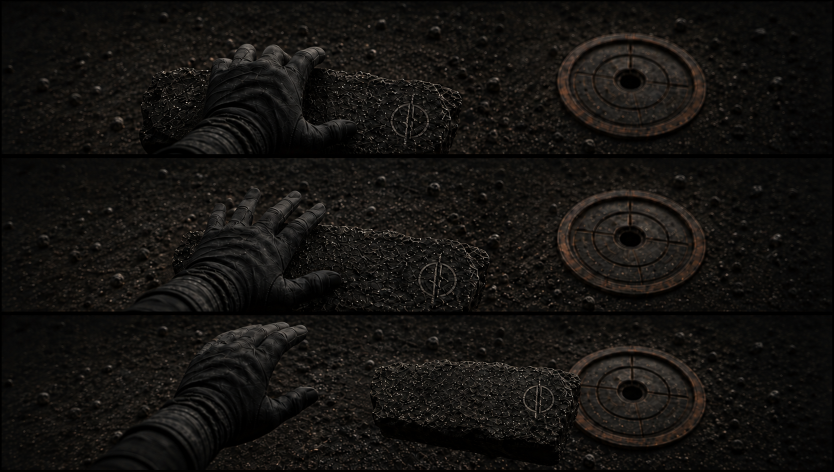
#> input picture prototypes/down-trigger-clip-preprod-v01/hand-release-test-v03.png, 1668 x 943 px (shown at 1/2 size)
$ python build_hand_release_registered_v03.py
#> lines starting #> are read from the running program, lines starting #| are printed output that depends on the picture; after the words box and inside, x2 and y2 are one past the last pixel; in counts of white or black regions, pixels touching at a corner belong together
from pathlib import Path

from PIL import Image, ImageChops, ImageDraw


ROOT = Path(__file__).parent
SOURCE = ROOT / "hand-release-test-v03.png"
OUTPUT = ROOT / "hand-release-registered-v03.gif"
FRAME_SIZE = (720, 405)
FPS = 8


def crop_rows(image: Image.Image):
    if image.size != (1668, 943):
        raise ValueError(f"Unexpected source size: {image.size}")
    return [
        image.crop((3, 3, 1665, 309)).convert("RGB"),
        image.crop((3, 316, 1665, 623)).convert("RGB"),
        image.crop((3, 630, 1665, 940)).convert("RGB"),
    ]


def polygon_mask(size, points):
    mask = Image.new("L", size, 0)
    ImageDraw.Draw(mask).polygon(points, fill=255)
    return mask


def union_mask(size, polygons):
    result = Image.new("L", size, 0)
    for points in polygons:
        result = ImageChops.lighter(result, polygon_mask(size, points))
    return result


def tiled_texture(source: Image.Image, box, size):
    tile = source.crop(box)
    fill = Image.new("RGB", size)
    for y in range(0, size[1], tile.height):
        for x in range(0, size[0], tile.width):
            fill.paste(tile, (x, y))
    return fill


def fixed_background(base: Image.Image, removal_mask: Image.Image):
    width, height = base.size
    ground = tiled_texture(base, (0, 0, 260, 145), base.size)
    slab = tiled_texture(base, (720, 145, 920, height), base.size)
    split = Image.new("L", base.size, 0)
    ImageDraw.Draw(split).rectangle((0, 0, width, 145), fill=255)
    ground_mask = ImageChops.multiply(removal_mask, split)
    slab_mask = ImageChops.subtract(removal_mask, split)
    background = base.copy()
    background.paste(ground, (0, 0), ground_mask)
    background.paste(slab, (0, 0), slab_mask)
    return background


def shifted_layer(image: Image.Image, mask: Image.Image, dx: int, dy: int):
    layer = Image.new("RGB", image.size)
    shifted_mask = Image.new("L", image.size)
    layer.paste(image, (dx, dy))
    shifted_mask.paste(mask, (dx, dy))
    return layer, shifted_mask


def letterbox(panel: Image.Image):
    scale = min(FRAME_SIZE[0] / panel.width, FRAME_SIZE[1] / panel.height)
    size = (round(panel.width * scale), round(panel.height * scale))
    resized = panel.resize(size, Image.Resampling.LANCZOS)
    canvas = Image.new("RGB", FRAME_SIZE, (7, 8, 10))
    canvas.paste(resized, ((FRAME_SIZE[0] - resized.width) // 2, (FRAME_SIZE[1] - resized.height) // 2))
    return canvas


def main():
    rows = crop_rows(Image.open(SOURCE))
#> rows = 3 items
    size = rows[0].size
#> size = (1662, 306)

    # Tight, pose-specific masks: unlike v01/v02 these never include a
    # rectangular chunk of slab from another source row.
    mask0 = union_mask(size, [[
        (292, 309), (300, 275), (338, 238), (382, 202), (414, 146),
        (445, 98), (475, 70), (515, 64), (552, 76), (590, 97),
        (628, 119), (666, 146), (696, 174), (707, 192), (735, 195),
        (742, 214), (720, 228), (683, 226), (650, 214), (620, 208),
        (604, 231), (570, 248), (525, 260), (480, 271), (438, 285),
        (395, 301), (360, 309),
    ]])
#> in union_mask, `result = Image.new("L", size, 0)`: result: PIL image 1662x306 L; every value is 0
#> the loop in union_mask, `for points in polygons:` made 1 pass
#> pass 1, in union_mask, `result = ImageChops.lighter(result, polygon_mask(size, points))`:
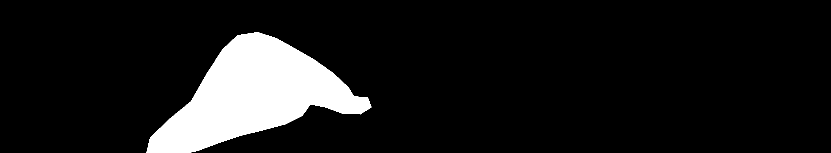
#> result: PIL image 1662x306 L (shown at 1/2 size); 10.4% white; 1 white region, box (x1, y1, x2, y2) and area: (293, 64, 743, 306) 52845
    mask1 = union_mask(size, [
        [(247, 309), (258, 276), (292, 250), (335, 226), (378, 202),
         (414, 170), (446, 135), (475, 112), (510, 116), (545, 138),
         (578, 166), (614, 190), (646, 211), (654, 232), (632, 251),
         (594, 253), (552, 245), (510, 246), (468, 262), (422, 280),
         (378, 300), (340, 309)],
        [(424, 143), (438, 96), (453, 69), (469, 65), (482, 74),
         (482, 98), (470, 126)],
        [(482, 132), (506, 91), (529, 66), (545, 65), (555, 76),
         (548, 98), (521, 130)],
        [(530, 145), (565, 101), (588, 82), (603, 84), (610, 98),
         (597, 119), (570, 149)],
        [(574, 168), (608, 139), (631, 132), (643, 141), (642, 157),
         (621, 177), (598, 190)],
    ])
#> after the loop in union_mask (call 2), `for points in polygons:`: result: PIL image 1662x306 L; 9.1% white; 1 white region, box (x1, y1, x2, y2) and area: (248, 65, 655, 306) 46071
    mask2 = union_mask(size, [
        [(331, 309), (333, 272), (360, 239), (397, 214), (429, 184),
         (446, 150), (457, 113), (477, 83), (494, 68), (510, 70),
         (519, 84), (512, 105), (499, 125), (523, 111), (545, 94),
         (561, 94), (570, 106), (559, 127), (540, 147), (569, 133),
         (588, 135), (598, 148), (590, 163), (563, 181), (593, 174),
         (608, 181), (613, 195), (600, 209), (571, 220), (603, 226),
         (620, 240), (615, 255), (591, 266), (560, 266), (530, 256),
         (498, 250), (465, 257), (430, 276), (397, 296), (368, 309)],
    ])

    # One narrow thumb tip is retained as the intentional final contact while
    # the rest of the open hand rises. It is then removed to make a real gap.
    last_tip = polygon_mask(size, [
        (586, 196), (610, 186), (633, 188), (650, 201), (651, 218),
        (635, 232), (611, 228), (593, 216),
    ])
#> in polygon_mask (call 8), `ImageDraw.Draw(mask).polygon(points, fill=255)`: mask: PIL image 1662x306 L; 0.43% white; 1 white region, box (x1, y1, x2, y2) and area: (586, 186, 652, 233) 2200
    lifted_mask1 = ImageChops.subtract(mask1, last_tip)
#> lifted_mask1: PIL image 1662x306 L; 8.7% white; 1 white region, box (x1, y1, x2, y2) and area: (248, 65, 655, 306) 44309
    background = fixed_background(rows[0], mask0)
#> in tiled_texture, `fill = Image.new("RGB", size)`: fill: PIL image 1662x306 RGB; every value is 0
#> call 2 of tiled_texture, with box = (720, 145, 920, 306), size = (1662, 306)
#> in tiled_texture (call 2), `tile = source.crop(box)`:
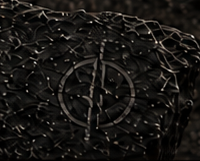
#> tile: PIL image 200x161 RGB; mean R, G, B 24.6, 22.6, 20
#> after the loop in tiled_texture (call 2), `for y in range(0, size[1], tile.height):`:
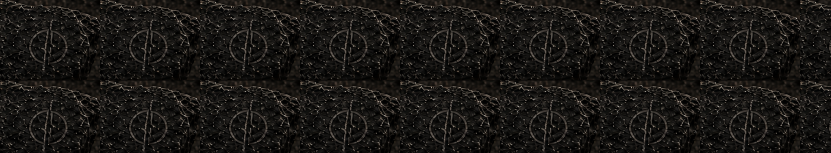
#> fill: PIL image 1662x306 RGB (shown at 1/2 size); mean R, G, B 25.1, 23, 20.4
#> in fixed_background, `ImageDraw.Draw(split).rectangle((0, 0, width, 145), fill=255)`:
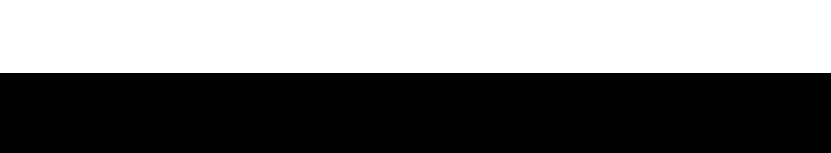
#> split: PIL image 1662x306 L (shown at 1/2 size); 47.7% white; 1 white region, box (x1, y1, x2, y2) and area: (0, 0, 1662, 146) 242652
#> in fixed_background, `ground_mask = ImageChops.multiply(removal_mask, split)`: ground_mask: PIL image 1662x306 L; 2.5% white; 1 white region, box (x1, y1, x2, y2) and area: (415, 64, 666, 146) 12748
#> in fixed_background, `slab_mask = ImageChops.subtract(removal_mask, split)`: slab_mask: PIL image 1662x306 L; 7.9% white; 1 white region, box (x1, y1, x2, y2) and area: (293, 146, 743, 306) 40097

    # Two exposures per pose, with only the hand moving by one pixel inside
    # the fixed plate. This keeps all holds as real GIF frames.
    poses = [
        (0, mask0, 0, 0, False),
        (0, mask0, 1, 0, False),
        (1, mask1, 0, 0, False),
        (1, mask1, 1, 0, False),
        (1, lifted_mask1, 0, -2, True),
        (1, lifted_mask1, 1, -3, True),
        (1, lifted_mask1, 0, -5, False),
        (1, lifted_mask1, 1, -7, False),
        (2, mask2, 0, -9, False),
        (2, mask2, 1, -11, False),
        (2, mask2, 0, -14, False),
        (2, mask2, 1, -17, False),
    ]

    frames = []
    for row_index, mask, dx, dy, retain_tip in poses:
        layer, shifted = shifted_layer(rows[row_index], mask, dx, dy)
        composite = background.copy()
        composite.paste(layer, (0, 0), shifted)
        if retain_tip:
            tip_layer, tip_mask = shifted_layer(rows[1], last_tip, 0, 0)
            composite.paste(tip_layer, (0, 0), tip_mask)
        frames.append(letterbox(composite))
#> this loop made 12 passes
#> (row_index, dx, dy, retain_tip) on passes 1 to 12: (0, 0, 0, False), (0, 1, 0, False), (1, 0, 0, False), (1, 1, 0, False), (1, 0, -2, True), (1, 1, -3, True), (1, 0, -5, False), (1, 1, -7, False), (2, 0, -9, False), (2, 1, -11, False), (2, 0, -14, False), (2, 1, -17, False)
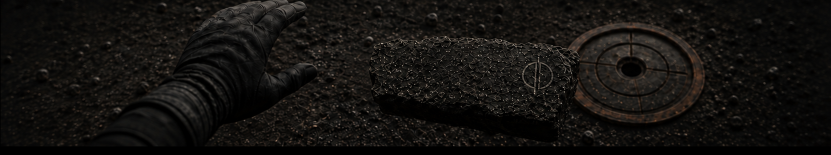
#> layer: PIL image 1662x310 RGB (shown at 1/2 size); mean R, G, B 19.8, 17.9, 15.6
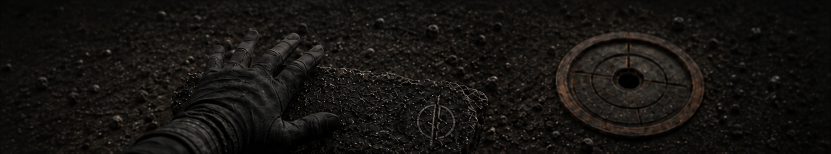
#> tip_layer: PIL image 1662x307 RGB (shown at 1/2 size); mean R, G, B 22.2, 20, 17.3
#> after the loop, frames = 12 items

    paletted = [frame.quantize(colors=128, method=Image.Quantize.MEDIANCUT) for frame in frames]
#> paletted = 12 items
    paletted[0].save(
        OUTPUT,
        save_all=True,
        append_images=paletted[1:],
        duration=round(1000 / FPS),
        loop=0,
        disposal=2,
        optimize=False,
    )
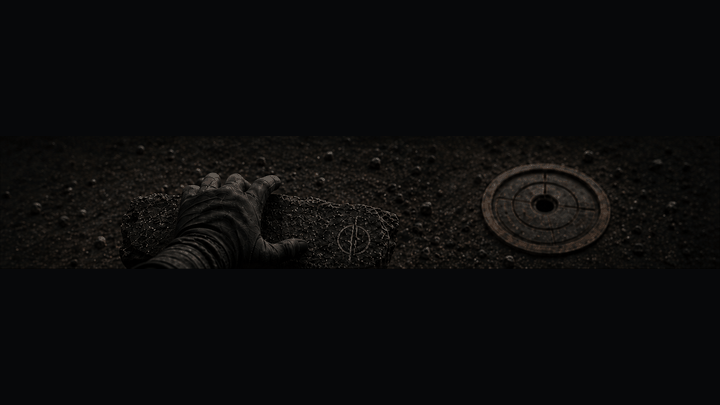
#> saved as hand-release-registered-v03.gif: PIL image 720x405 P; mean R, G, B 11.4, 11.4, 11.9
    print(
        f"Wrote {OUTPUT} ({len(frames)} exposures, {len(poses)} registered poses, "
        f"{len(frames) / FPS:.2f}s nominal, {FRAME_SIZE[0]}x{FRAME_SIZE[1]})"
    )
#| Wrote prototypes/down-trigger-clip-preprod-v01/hand-release-registered-v03.gif (12 exposures, 12 registered poses, 1.50s nominal, 720x405)


if __name__ == "__main__":
    main()
